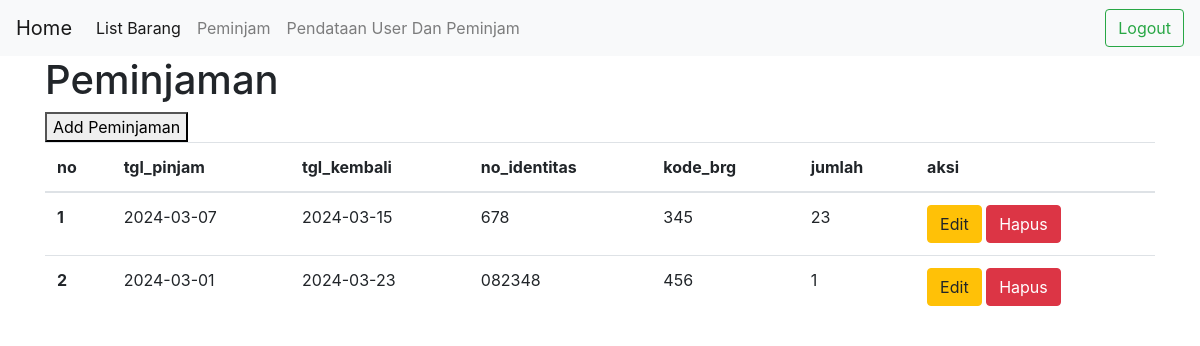
Screenshot of /peminjaman.php with the database file from the repository.
### tables this page shows
CREATE TABLE `peminjaman` (
  `id` int(20) NOT NULL,
  `tgl_pinjam` date DEFAULT NULL,
  `tgl_kembali` date DEFAULT NULL,
  `no_identitas` varchar(255) DEFAULT NULL,
  `kode_barang` varchar(255) DEFAULT NULL,
  `jumlah` int(20) DEFAULT NULL,
  `keperluan` varchar(255) DEFAULT NULL,
  `status` varchar(255) DEFAULT NULL,
  `id_login` int(20) DEFAULT NULL
);

### database.php (called while the page is built, shortened)
<?php
    $koneksi=mysqli_connect(DB_HOST, DB_USER, DB_PASS, DB_NAME) or die("Gagal terhubung dengan Database: " . mysqli_error($dbconnect));
    function peminjaman()
    {
        global $koneksi;
        $hasil=mysqli_query($koneksi,"SELECT peminjaman.id, peminjaman.tgl_pinjam, peminjaman.tgl_kembali, peminjaman.no_identitas, peminjaman.kode_barang, peminjaman.jumlah, peminjaman.keperluan, peminjaman.status, peminjaman.id_login from peminjaman;");
        $rows=[];
        while($row = mysqli_fetch_assoc($hasil))
        {
            $rows[] = $row;
        }
        return $rows;
    }
?>

### peminjaman.php (the view, shortened to what this page needs)
<?php
    require_once('database.php');
    $data = peminjaman();
    $nomor = 0;
?>
<!doctype html>
<html lang="en">
  <head>
    <link rel="stylesheet" href="https://cdn.jsdelivr.net/npm/bootstrap@4.6.2/dist/css/bootstrap.min.css">
  </head>
  <body>
  <nav class="navbar navbar-expand-lg navbar-light bg-light">
  <a class="navbar-brand" href="home.php">Home</a>
  <div class="collapse navbar-collapse" id="navbarSupportedContent">
    <ul class="navbar-nav mr-auto">
      <li class="nav-item active">
        <a class="nav-link" href="list_barang.php">List Barang<span class="sr-only">(current)</span></a>
      </li>
      <li class="nav-item">
        <a class="nav-link" href="peminjaman.php">Peminjam</a>
      </li>
      <li class="nav-item">
        <a class="nav-link" href="user.php">Pendataan User Dan Peminjam</a>
      </li>
    </ul>
    <form class="form-inline my-2 my-lg-0">
      <a class="btn btn-outline-success my-2 my-sm-0" type="submit" href="logout.php">Logout</a>
    </form>
  </div>
</nav>
  <body>
    <div class ="container">
    <h1>Peminjaman</h1>
    <a href="insert2.php">
      <button>Add Peminjaman</button>
    </a>
    <table class="table">
  <thead>
    <tr>
    <th scope="col">no</th>
    <th scope="col">tgl_pinjam</th>
    <th scope="col">tgl_kembali</th>
    <th scope="col">no_identitas</th>
    <th scope="col">kode_brg</th>
      <th scope="col">jumlah</th>
      <th scope="col">aksi</th>
    </tr>
  </thead>
  <tbody>
    <?php foreach($data as $peminjaman) :    ?>
    <?php $nomor++; ?>
    <tr>
      <th scope="row"><?php echo "$nomor"; ?></th>
      <td><?php echo "$peminjaman[tgl_pinjam]";?></td>
      <td><?php echo "$peminjaman[tgl_kembali]";?></td>
      <td><?php echo "$peminjaman[no_identitas]";?></td>
      <td><?php echo "$peminjaman[kode_barang]";?></td>
      <td><?php echo "$peminjaman[jumlah]";?></td>
      <td><?php echo "<a href='edit2.php?id=$peminjaman[id]'><button class='btn btn-warning'>Edit</button></a> <a href='javascript:hapusData(".$peminjaman['id'].")'><button class='btn btn-danger'>Hapus</button></a>"; ?></td>
    </tr>
    <?php endforeach; ?>
  </tbody>
</table>
    </div>
  </body>
</html>

### rows the page displays
peminjaman: tgl_pinjam "2024-03-07", tgl_kembali "2024-03-15", no_identitas "678", kode_barang "345", jumlah "23"
peminjaman: tgl_pinjam "2024-03-01", tgl_kembali "2024-03-23", no_identitas "082348", kode_barang "456", jumlah "1"
